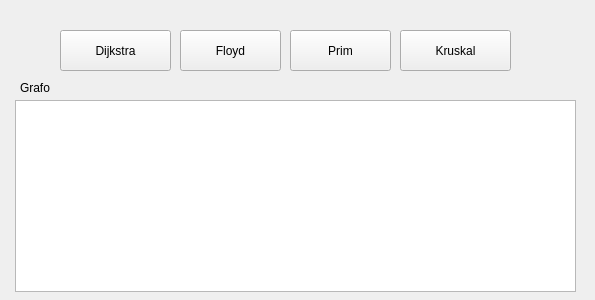
<?xml version="1.0" encoding="UTF-8"?>
<ui version="4.0">
 <class>Recorridos</class>
 <widget class="QWidget" name="Recorridos">
  <property name="geometry">
   <rect>
    <x>0</x>
    <y>0</y>
    <width>595</width>
    <height>300</height>
   </rect>
  </property>
  <property name="windowTitle">
   <string>Form</string>
  </property>
  <widget class="QPushButton" name="Dijkstra">
   <property name="geometry">
    <rect>
     <x>60</x>
     <y>30</y>
     <width>111</width>
     <height>41</height>
    </rect>
   </property>
   <property name="text">
    <string>Dijkstra</string>
   </property>
  </widget>
  <widget class="QPushButton" name="Floyd">
   <property name="geometry">
    <rect>
     <x>180</x>
     <y>30</y>
     <width>101</width>
     <height>41</height>
    </rect>
   </property>
   <property name="text">
    <string>Floyd</string>
   </property>
  </widget>
  <widget class="QPushButton" name="Prim">
   <property name="geometry">
    <rect>
     <x>290</x>
     <y>30</y>
     <width>101</width>
     <height>41</height>
    </rect>
   </property>
   <property name="text">
    <string>Prim</string>
   </property>
  </widget>
  <widget class="QPushButton" name="Kruskal">
   <property name="geometry">
    <rect>
     <x>400</x>
     <y>30</y>
     <width>111</width>
     <height>41</height>
    </rect>
   </property>
   <property name="text">
    <string>Kruskal</string>
   </property>
  </widget>
  <widget class="QLabel" name="label">
   <property name="geometry">
    <rect>
     <x>20</x>
     <y>80</y>
     <width>59</width>
     <height>15</height>
    </rect>
   </property>
   <property name="text">
    <string>Grafo</string>
   </property>
  </widget>
  <widget class="QGraphicsView" name="graphicsView">
   <property name="geometry">
    <rect>
     <x>15</x>
     <y>100</y>
     <width>561</width>
     <height>192</height>
    </rect>
   </property>
  </widget>
 </widget>
 <resources/>
 <connections/>
</ui>
